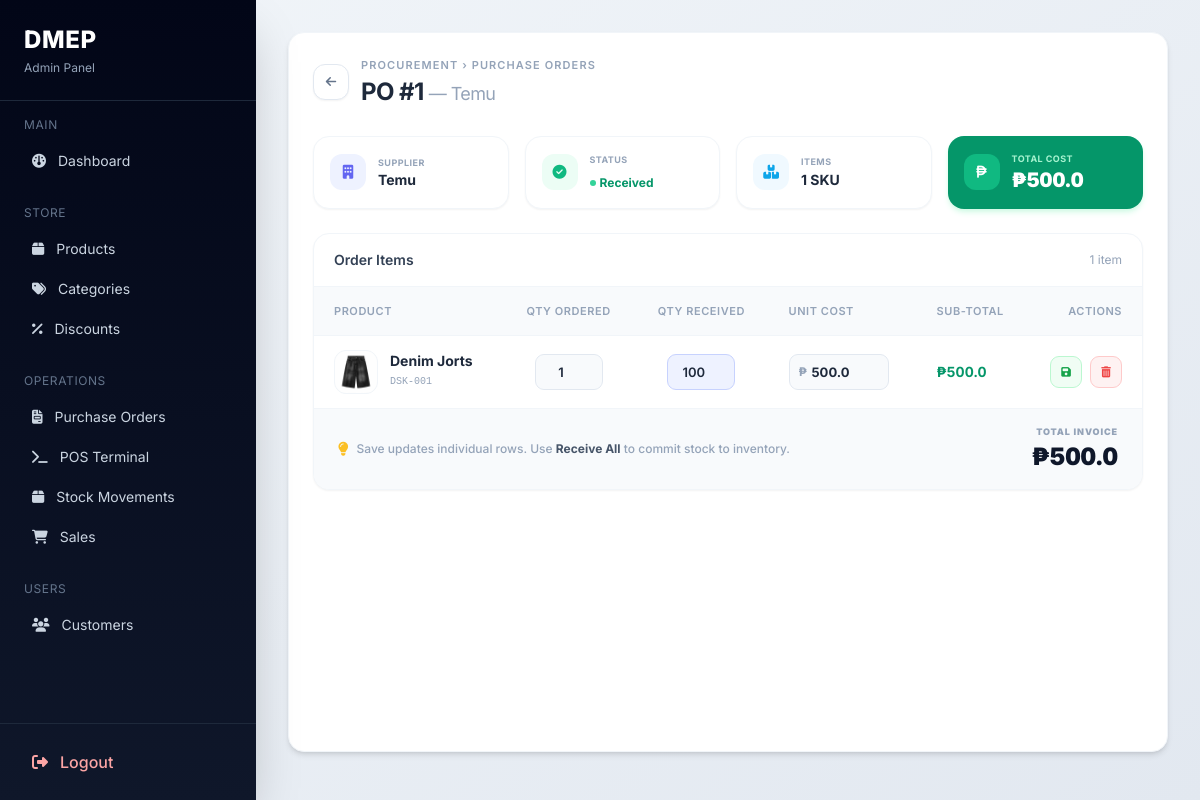
/po/1/items/ (signed in), run on the app's committed database.
### dmep/models.py (models this page shows, shortened)
class PurchaseOrder(models.Model):
    STATUS_CHOICES = [('pending', 'Pending'), ('received', 'Received'), ('partial', 'Partial'), ('cancelled', 'Cancelled')]
    supplier = models.ForeignKey(Supplier, on_delete=models.SET_NULL, null=True, related_name='purchase_orders')
    order_date = models.DateTimeField(auto_now_add=True)
    received_date = models.DateTimeField(blank=True, null=True)
    total_cost = models.FloatField(blank=True, null=True)
    status = models.CharField(max_length=50, choices=STATUS_CHOICES, default='pending')

class Supplier(models.Model):
    name = models.CharField(max_length=255)
    contact_person = models.CharField(max_length=255, blank=True, null=True)
    phone = models.CharField(max_length=20, unique=True)
    email = models.EmailField(blank=True, null=True)
    address = models.TextField(blank=True, null=True)

class POItem(models.Model):
    po = models.ForeignKey(PurchaseOrder, on_delete=models.CASCADE, related_name='po_items')
    product = models.ForeignKey(Product, on_delete=models.SET_NULL, null=True, related_name='po_items')
    qty_ordered = models.IntegerField()
    qty_received = models.IntegerField(default=0)
    unit_cost = models.FloatField()
    @property
    def line_total(self):
        return (self.qty_ordered or 0) * (self.unit_cost or 0)

class Product(models.Model):
    STATUS_CHOICES = [('active', 'Active'), ('inactive', 'Inactive'), ('discontinued', 'Discontinued')]
    category = models.ForeignKey(Category, on_delete=models.SET_NULL, null=True, blank=True, related_name='products')
    supplier = models.ForeignKey(Supplier, on_delete=models.SET_NULL, null=True, blank=True, related_name='products')
    name = models.CharField(max_length=255)
    sku = models.CharField(max_length=100, blank=True, null=True)
    cost_price = models.FloatField(blank=True, null=True)
    selling_price = models.FloatField(blank=True, null=True)
    stock_qty = models.IntegerField(blank=True, null=True)
    reorder_level = models.IntegerField(blank=True, null=True)
    unit = models.CharField(max_length=50, blank=True, null=True)
    status = models.CharField(max_length=50, choices=STATUS_CHOICES, blank=True, null=True)
    img = models.ImageField(upload_to='products/', blank=True, null=True)
    created_at = models.DateTimeField(auto_now_add=True)

### dmep/views/admin_views.py (the view)
# urls.py: path('po/<int:po_id>/items/', admin_views.po_items, name='po_items'),
@login_required
@user_passes_test(is_admin)
def po_items(request, po_id):
    po = get_object_or_404(PurchaseOrder, id=po_id)
    products = Product.objects.all()
    return render(request, "panel/po_items.html", {
        "po": po,
        "products": products
    })

### dmep/context_processors.py (called while the page is built)
def cart_count(request):
    cart = request.session.get('cart', {})
    total = 0
    for item in cart.values():
        if isinstance(item, dict):
            total += int(item.get("qty", 0))
        else:
            total += int(item)
    return {'cart_count': total}

### dmep/views/admin_views.py (called while the page is built)
def is_admin(user):
    return user.groups.filter(name='admin').exists()

### dmep/templates/panel/po_items.html (shortened to what this page needs)
{% extends 'panel/base.html' %}
{% block content %}
<div class="fade-up flex items-start justify-between flex-wrap gap-4 mb-7">
  <div class="flex items-center gap-3">
    <a href="{% url 'pos_terminal' %}"
       class="w-9 h-9 rounded-xl border border-slate-200 bg-white hover:bg-slate-50 flex items-center justify-center text-slate-500 transition-colors shadow-sm shrink-0">
      <i class="fas fa-arrow-left text-xs"></i>
    </a>
    <div>
      <p class="text-[11px] font-semibold text-slate-400 uppercase tracking-widest mb-0.5">
        Procurement &rsaquo; Purchase Orders
      </p>
      <h1 class="text-2xl font-bold text-slate-800 tracking-tight">
        PO #{{ po.id }}
        <span class="text-slate-400 font-normal text-lg">— {{ po.supplier.name }}</span>
      </h1>
    </div>
  </div>
</div>
<div class="fade-up d1 grid grid-cols-2 md:grid-cols-4 gap-4 mb-6">
  <div class="bg-white border border-slate-100 rounded-2xl p-4 shadow-sm flex items-center gap-3">
    <div class="w-9 h-9 rounded-xl bg-indigo-50 flex items-center justify-center text-indigo-500 shrink-0">
      <i class="fas fa-building text-sm"></i>
    </div>
    <div>
      <p class="text-[9px] font-bold text-slate-400 uppercase tracking-wider mb-0.5">Supplier</p>
      <p class="text-sm font-bold text-slate-800 leading-tight">{{ po.supplier.name }}</p>
    </div>
  </div>
  <div class="bg-white border border-slate-100 rounded-2xl p-4 shadow-sm flex items-center gap-3">
    <div class="w-9 h-9 rounded-xl flex items-center justify-center shrink-0
      {% if po.status == 'pending' %}bg-amber-50 text-amber-500{% else %}bg-emerald-50 text-emerald-500{% endif %}">
      <i class="fas {% if po.status == 'pending' %}fa-clock{% else %}fa-circle-check{% endif %} text-sm"></i>
    </div>
    <div>
      <p class="text-[9px] font-bold text-slate-400 uppercase tracking-wider mb-0.5">Status</p>
      {% if po.status == "pending" %}
      <span class="inline-flex items-center gap-1 text-xs font-bold text-amber-600">
        <span class="w-1.5 h-1.5 rounded-full bg-amber-400"></span>Pending
      </span>
      {% else %}
      <span class="inline-flex items-center gap-1 text-xs font-bold text-emerald-600">
        <span class="w-1.5 h-1.5 rounded-full bg-emerald-400"></span>Received
      </span>
      {% endif %}
    </div>
  </div>
  <div class="bg-white border border-slate-100 rounded-2xl p-4 shadow-sm flex items-center gap-3">
    <div class="w-9 h-9 rounded-xl bg-sky-50 flex items-center justify-center text-sky-500 shrink-0">
      <i class="fas fa-boxes-stacked text-sm"></i>
    </div>
    <div>
      <p class="text-[9px] font-bold text-slate-400 uppercase tracking-wider mb-0.5">Items</p>
      <p class="text-sm font-bold text-slate-800">{{ po.po_items.count }} SKU{{ po.po_items.count|pluralize }}</p>
    </div>
  </div>
  <div class="bg-emerald-600 rounded-2xl p-4 shadow-md shadow-emerald-100 flex items-center gap-3">
    <div class="w-9 h-9 rounded-xl bg-emerald-500 flex items-center justify-center text-white shrink-0">
      <i class="fas fa-peso-sign text-sm"></i>
    </div>
    <div>
      <p class="text-[9px] font-bold text-emerald-200 uppercase tracking-wider mb-0.5">Total Cost</p>
      <p class="text-xl font-black text-white tabular-nums leading-tight">₱{{ po.total_cost|default:0 }}</p>
    </div>
  </div>
</div>
<div class="fade-up d2 bg-white border border-slate-100 rounded-2xl shadow-sm overflow-hidden">
  <div class="flex items-center justify-between px-5 py-4 border-b border-slate-100">
    <p class="text-sm font-semibold text-slate-700">Order Items</p>
    <p class="text-xs text-slate-400">{{ po.po_items.count }} item{{ po.po_items.count|pluralize }}</p>
  </div>
  <div class="overflow-x-auto">
  <table class="w-full text-sm">
    <thead>
    <tr class="bg-slate-50 border-b border-slate-100">
      <th class="px-5 py-3.5 text-left text-[11px] font-semibold text-slate-400 uppercase tracking-wider">Product</th>
      <th class="px-5 py-3.5 text-center text-[11px] font-semibold text-slate-400 uppercase tracking-wider">Qty Ordered</th>
      <th class="px-5 py-3.5 text-center text-[11px] font-semibold text-slate-400 uppercase tracking-wider">Qty Received</th>
      <th class="px-5 py-3.5 text-left text-[11px] font-semibold text-slate-400 uppercase tracking-wider">Unit Cost</th>
      <th class="px-5 py-3.5 text-left text-[11px] font-semibold text-slate-400 uppercase tracking-wider">Sub-Total</th>
      <th class="px-5 py-3.5 text-right text-[11px] font-semibold text-slate-400 uppercase tracking-wider w-28">Actions</th>
    </tr>
    </thead>
    <tbody class="divide-y divide-slate-50">
    {% for item in po.po_items.all %}
    <tr class="po-row">
      <td class="px-5 py-3.5">
        <div class="flex items-center gap-3">
          <div class="w-11 h-11 rounded-xl overflow-hidden border border-slate-100 shrink-0 bg-slate-100">
            {% if item.product.img %}
            <img src="{{ item.product.img.url }}" alt="{{ item.product.name }}" class="w-full h-full object-cover">
            {% else %}
            <div class="w-full h-full flex items-center justify-center text-slate-300">
              <i class="fas fa-box text-sm"></i>
            </div>
            {% endif %}
          </div>
          <div>
            <p class="font-bold text-slate-800 leading-tight">{{ item.product.name }}</p>
            <p class="text-[10px] font-mono text-slate-400 uppercase mt-0.5">{{ item.product.sku|default:"NO-SKU" }}</p>
          </div>
        </div>
      </td>
      <td class="px-5 py-3.5 text-center">
        <input type="number" form="form-{{ item.id }}" name="qty_ordered"
               value="{{ item.qty_ordered }}" min="0"
               class="qty-input">
      </td>
      <td class="px-5 py-3.5 text-center">
        <input type="number" form="form-{{ item.id }}" name="qty_received"
               value="{{ item.qty_received|default:0 }}" min="0"
               class="qty-input qty-received">
      </td>
      <td class="px-5 py-3.5">
        <div class="relative inline-block">
          <span class="absolute left-2.5 top-1/2 -translate-y-1/2 text-slate-400 text-xs font-bold pointer-events-none">₱</span>
          <input type="number" step="0.01" form="form-{{ item.id }}" name="unit_cost"
                 value="{{ item.unit_cost }}" min="0"
                 class="cost-input">
        </div>
      </td>
      <td class="px-5 py-3.5">
        <span class="font-bold text-emerald-600 tabular-nums">₱{{ item.line_total }}</span>
      </td>
      <td class="px-5 py-3.5">
        <div class="flex items-center justify-end gap-2">
          <button type="submit" form="form-{{ item.id }}"
                  class="btn-action btn-save" title="Save changes">
            <i class="fas fa-floppy-disk"></i>
          </button>
          <button type="submit" form="del-{{ item.id }}"
                  onclick="return confirm('Remove this item from the PO?')"
                  class="btn-action btn-delete" title="Delete item">
            <i class="fas fa-trash-can"></i>
          </button>
        </div>
      </td>
    </tr>
    {% endfor %}
    </tbody>
  </table>
  </div>
  <div class="fade-up d3 flex items-center justify-between px-6 py-4 bg-slate-50 border-t border-slate-100">
    <div class="flex items-center gap-2 text-slate-400">
      <i class="fas fa-lightbulb text-amber-400 text-sm"></i>
      <p class="text-xs font-medium">
        Save updates individual rows. Use
        <span class="font-bold text-slate-600">Receive All</span> to commit stock to inventory.
      </p>
    </div>
    <div class="text-right">
      <p class="text-[9px] font-black text-slate-400 uppercase tracking-widest mb-0.5">Total Invoice</p>
      <p class="text-2xl font-black text-slate-900 tabular-nums">₱{{ po.total_cost|default:0 }}</p>
    </div>
  </div>
</div>
{% endblock %}

### dmep/templates/panel/po_items.html (style rules this page uses)
body { font-family: 'Inter', sans-serif; }
.fade-up { animation: fadeUp 0.45s cubic-bezier(0.22,1,0.36,1) both; }
.d1 { animation-delay: 0.05s; }
.d2 { animation-delay: 0.12s; }
.d3 { animation-delay: 0.18s; }
.qty-input { width: 68px; border: 1px solid #e2e8f0; border-radius: 9px; padding: 7px 10px; font-size: 13px; font-family: 'Inter', sans-serif; font-weight: 600; color: #1e293b; outline: none; text-align: center; background: #f8fafc; transition: border-color 0.15s, box-shadow 0.15s, background 0.15s; }
.cost-input { width: 100px; border: 1px solid #e2e8f0; border-radius: 9px; padding: 7px 10px 7px 22px; font-size: 13px; font-family: 'Inter', sans-serif; font-weight: 700; color: #1e293b; outline: none; background: #f8fafc; transition: border-color 0.15s, box-shadow 0.15s, background 0.15s; }
.qty-received { background: #eef2ff; border-color: #c7d2fe; }
.po-row { transition: background 0.15s; }
.btn-action { width: 32px; height: 32px; border-radius: 9px; display: flex; align-items: center; justify-content: center; border: 1px solid; cursor: pointer; transition: background 0.15s, color 0.15s, transform 0.1s; font-size: 11px; }
.btn-save { background: #f0fdf4; border-color: #bbf7d0; color: #16a34a; }
.btn-delete { background: #fef2f2; border-color: #fecaca; color: #ef4444; }

### data on the page
PurchaseOrder: id "1", supplier.name "Temu", po_items.count "1", total_cost "500.0"
POItem: product.img (picture), product.name "Denim Jorts", product.sku "DSK-001", qty_ordered "1", qty_received "100", unit_cost "500.0", line_total "500.0"
